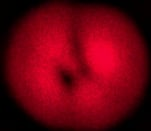
#> input picture 3 Fibre/Leger monomode.jpg, 151 x 131 px
$ python graphIntensityOverlay.py
#> lines starting #> are read from the running program, lines starting #| are printed output that depends on the picture
import matplotlib.pyplot as plt
import numpy as np
import pandas
from PIL import Image
import matplotlib.patheffects as pe


#img = plt.imread("Monomode.jpg", )

im =np.array(Image.open('Leger monomode.jpg').convert('L'))
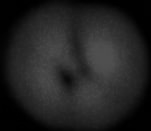
#> im: shape (131, 151); min 0, max 79, mean 34.4
#> (the run stopped early here; a loop or call above may not have finished)

$ run again, with 3 Fibre/Monomode.jpg copied over 3 Fibre/Leger monomode.jpg
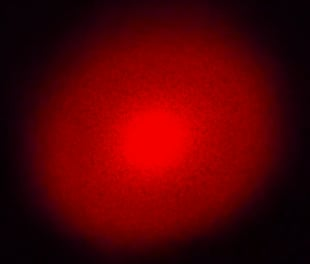
#> input picture 3 Fibre/Monomode.jpg, 310 x 264 px
#> `im =np.array(Image.open('Leger monomode.jpg').convert('L'))`:
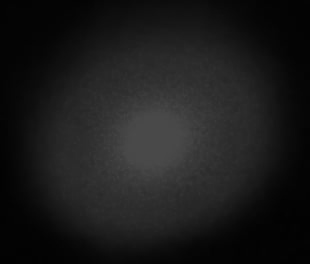
#> im: shape (264, 310); min 1, max 74, mean 26.6

$ run again, with 3 Fibre/pattern.jpg copied over 3 Fibre/Leger monomode.jpg
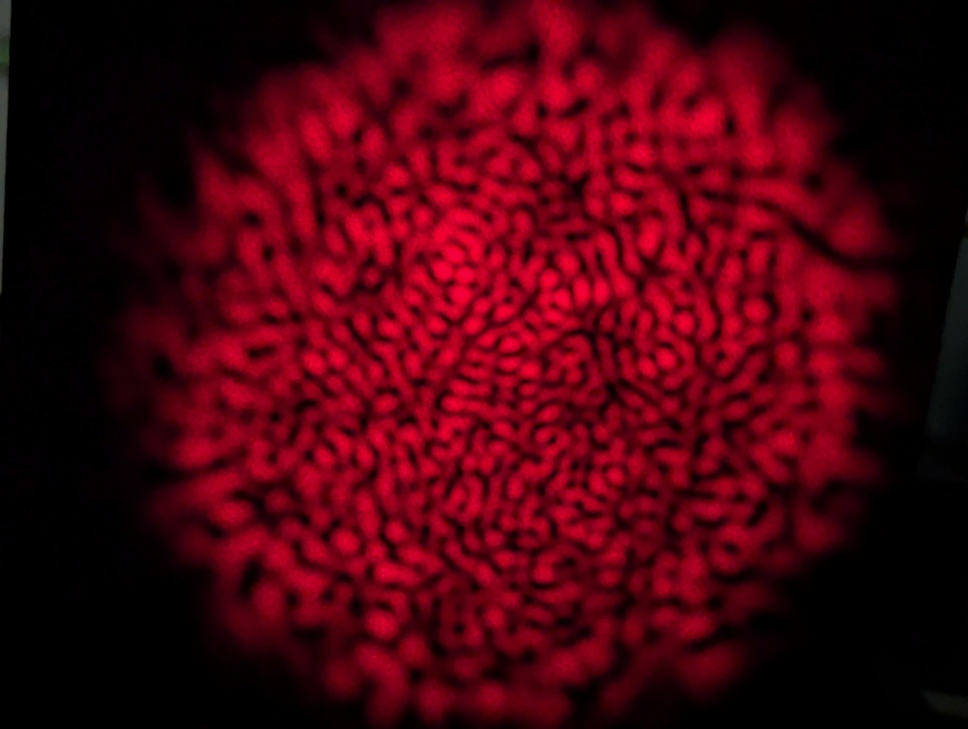
#> input picture 3 Fibre/pattern.jpg, 968 x 729 px, shrunk from 3047 x 2294 before the run
#> `im =np.array(Image.open('Leger monomode.jpg').convert('L'))`:
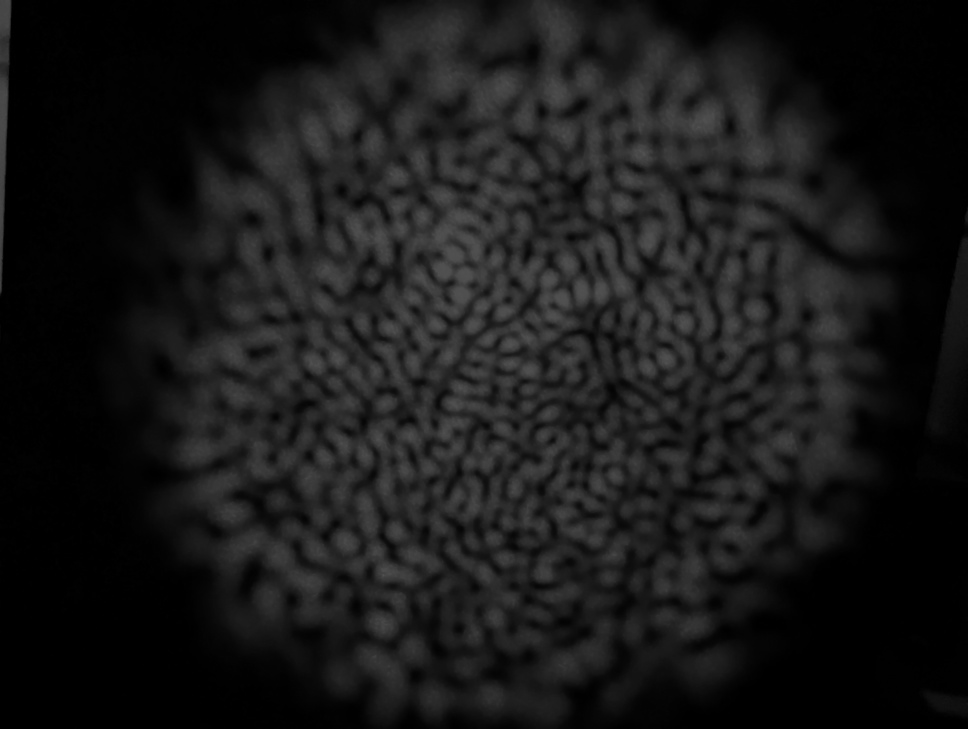
#> im: shape (729, 968); min 0, max 82, mean 23.8

$ run again, with 3 Fibre/patternCrop.jpg copied over 3 Fibre/Leger monomode.jpg
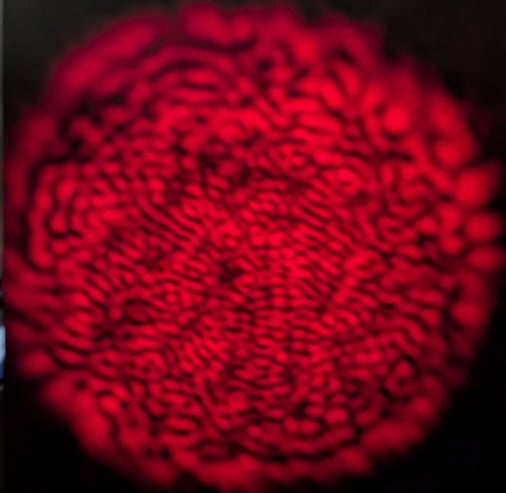
#> input picture 3 Fibre/patternCrop.jpg, 506 x 493 px
#> `im =np.array(Image.open('Leger monomode.jpg').convert('L'))`:
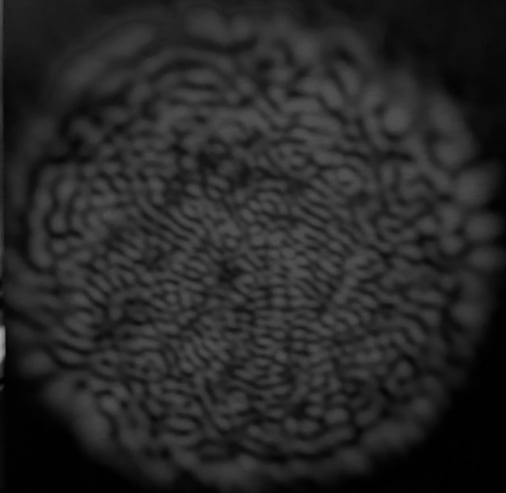
#> im: shape (493, 506); min 0, max 166, mean 38.5
